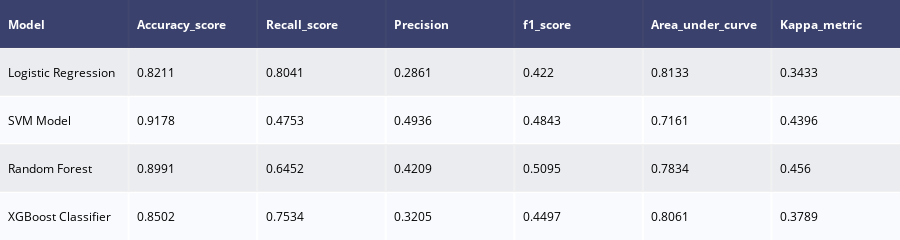

Here is the notebook cell this chart was saved with:
### Markdown cell above
# <a id='6'>6. Model Performances</a>
## <a id='6.1'>6.1. model performance metrics</a>

### Code cell
from sklearn.metrics import f1_score
from sklearn.metrics import cohen_kappa_score

#gives model report in dataframe
def model_report(model,training_x,testing_x,training_y,testing_y,name) :
    model.fit(training_x,training_y)
    predictions  = model.predict(testing_x)
    accuracy     = accuracy_score(testing_y,predictions)
    recallscore  = recall_score(testing_y,predictions)
    precision    = precision_score(testing_y,predictions)
    roc_auc      = roc_auc_score(testing_y,predictions)
    f1score      = f1_score(testing_y,predictions) 
    kappa_metric = cohen_kappa_score(testing_y,predictions)
    
    df = pd.DataFrame({"Model"           : [name],
                       "Accuracy_score"  : [accuracy],
                       "Recall_score"    : [recallscore],
                       "Precision"       : [precision],
                       "f1_score"        : [f1score],
                       "Area_under_curve": [roc_auc],
                       "Kappa_metric"    : [kappa_metric],
                      })
    return df

#outputs for every model
model1 = model_report(model_LR,x_train,x_test,y_train,y_test,
                      "Logistic Regression")
model2 = model_report(final_svm_model,x_train,x_test,y_train,y_test,
                      "SVM Model")
model3 = model_report(rfc,x_train,x_test,y_train,y_test,
                      "Random Forest")
model4 = model_report(model_XGB,x_train,x_test,y_train,y_test,
                      "XGBoost Classifier")

#concat all models
model_performances = pd.concat([model1,model2,model3,model4],axis = 0).reset_index()

model_performances = model_performances.drop(columns = "index",axis =1)

table  = ff.create_table(np.round(model_performances,4))

py.iplot(table)

### Figure 1 — Plotly figure (JSON) as saved in the notebook; plotly's stock layout.template omitted (floating-point values rounded to 4 significant figures)
{"data": [{"colorscale": [[0, "#00083e"], [0.5, "#ededee"], [1, "#ffffff"]], "hoverinfo": "none", "opacity": 0.75, "showscale": false, "type": "heatmap", "z": [[0, 0, 0, 0, 0, 0, 0], [0.5, 0.5, 0.5, 0.5, 0.5, 0.5, 0.5], [1, 1, 1, 1, 1, 1, 1], [0.5, 0.5, 0.5, 0.5, 0.5, 0.5, 0.5], [1, 1, 1, 1, 1, 1, 1]]}], "layout": {"annotations": [{"align": "left", "font": {"color": "#ffffff"}, "showarrow": false, "text": "<b>Model</b>", "x": -0.45, "xanchor": "left", "xref": "x", "y": 0, "yref": "y"}, {"align": "left", "font": {"color": "#ffffff"}, "showarrow": false, "text": "<b>Accuracy_score</b>", "x": 0.55, "xanchor": "left", "xref": "x", "y": 0, "yref": "y"}, {"align": "left", "font": {"color": "#ffffff"}, "showarrow": false, "text": "<b>Recall_score</b>", "x": 1.55, "xanchor": "left", "xref": "x", "y": 0, "yref": "y"}, {"align": "left", "font": {"color": "#ffffff"}, "showarrow": false, "text": "<b>Precision</b>", "x": 2.55, "xanchor": "left", "xref": "x", "y": 0, "yref": "y"}, {"align": "left", "font": {"color": "#ffffff"}, "showarrow": false, "text": "<b>f1_score</b>", "x": 3.55, "xanchor": "left", "xref": "x", "y": 0, "yref": "y"}, {"align": "left", "font": {"color": "#ffffff"}, "showarrow": false, "text": "<b>Area_under_curve</b>", "x": 4.55, "xanchor": "left", "xref": "x", "y": 0, "yref": "y"}, {"align": "left", "font": {"color": "#ffffff"}, "showarrow": false, "text": "<b>Kappa_metric</b>", "x": 5.55, "xanchor": "left", "xref": "x", "y": 0, "yref": "y"}, {"align": "left", "font": {"color": "#000000"}, "showarrow": false, "text": "Logistic Regression", "x": -0.45, "xanchor": "left", "xref": "x", "y": 1, "yref": "y"}, {"align": "left", "font": {"color": "#000000"}, "showarrow": false, "text": "0.8211", "x": 0.55, "xanchor": "left", "xref": "x", "y": 1, "yref": "y"}, {"align": "left", "font": {"color": "#000000"}, "showarrow": false, "text": "0.8041", "x": 1.55, "xanchor": "left", "xref": "x", "y": 1, "yref": "y"}, {"align": "left", "font": {"color": "#000000"}, "showarrow": false, "text": "0.2861", "x": 2.55, "xanchor": "left", "xref": "x", "y": 1, "yref": "y"}, {"align": "left", "font": {"color": "#000000"}, "showarrow": false, "text": "0.422", "x": 3.55, "xanchor": "left", "xref": "x", "y": 1, "yref": "y"}, {"align": "left", "font": {"color": "#000000"}, "showarrow": false, "text": "0.8133", "x": 4.55, "xanchor": "left", "xref": "x", "y": 1, "yref": "y"}, {"align": "left", "font": {"color": "#000000"}, "showarrow": false, "text": "0.3433", "x": 5.55, "xanchor": "left", "xref": "x", "y": 1, "yref": "y"}, {"align": "left", "font": {"color": "#000000"}, "showarrow": false, "text": "SVM Model", "x": -0.45, "xanchor": "left", "xref": "x", "y": 2, "yref": "y"}, {"align": "left", "font": {"color": "#000000"}, "showarrow": false, "text": "0.9178", "x": 0.55, "xanchor": "left", "xref": "x", "y": 2, "yref": "y"}, {"align": "left", "font": {"color": "#000000"}, "showarrow": false, "text": "0.4753", "x": 1.55, "xanchor": "left", "xref": "x", "y": 2, "yref": "y"}, {"align": "left", "font": {"color": "#000000"}, "showarrow": false, "text": "0.4936", "x": 2.55, "xanchor": "left", "xref": "x", "y": 2, "yref": "y"}, {"align": "left", "font": {"color": "#000000"}, "showarrow": false, "text": "0.4843", "x": 3.55, "xanchor": "left", "xref": "x", "y": 2, "yref": "y"}, {"align": "left", "font": {"color": "#000000"}, "showarrow": false, "text": "0.7161", "x": 4.55, "xanchor": "left", "xref": "x", "y": 2, "yref": "y"}, {"align": "left", "font": {"color": "#000000"}, "showarrow": false, "text": "0.4396", "x": 5.55, "xanchor": "left", "xref": "x", "y": 2, "yref": "y"}, {"align": "left", "font": {"color": "#000000"}, "showarrow": false, "text": "Random Forest", "x": -0.45, "xanchor": "left", "xref": "x", "y": 3, "yref": "y"}, {"align": "left", "font": {"color": "#000000"}, "showarrow": false, "text": "0.8991", "x": 0.55, "xanchor": "left", "xref": "x", "y": 3, "yref": "y"}, {"align": "left", "font": {"color": "#000000"}, "showarrow": false, "text": "0.6452", "x": 1.55, "xanchor": "left", "xref": "x", "y": 3, "yref": "y"}, {"align": "left", "font": {"color": "#000000"}, "showarrow": false, "text": "0.4209", "x": 2.55, "xanchor": "left", "xref": "x", "y": 3, "yref": "y"}, {"align": "left", "font": {"color": "#000000"}, "showarrow": false, "text": "0.5095", "x": 3.55, "xanchor": "left", "xref": "x", "y": 3, "yref": "y"}, {"align": "left", "font": {"color": "#000000"}, "showarrow": false, "text": "0.7834", "x": 4.55, "xanchor": "left", "xref": "x", "y": 3, "yref": "y"}, {"align": "left", "font": {"color": "#000000"}, "showarrow": false, "text": "0.456", "x": 5.55, "xanchor": "left", "xref": "x", "y": 3, "yref": "y"}, {"align": "left", "font": {"color": "#000000"}, "showarrow": false, "text": "XGBoost Classifier", "x": -0.45, "xanchor": "left", "xref": "x", "y": 4, "yref": "y"}, {"align": "left", "font": {"color": "#000000"}, "showarrow": false, "text": "0.8502", "x": 0.55, "xanchor": "left", "xref": "x", "y": 4, "yref": "y"}, {"align": "left", "font": {"color": "#000000"}, "showarrow": false, "text": "0.7534", "x": 1.55, "xanchor": "left", "xref": "x", "y": 4, "yref": "y"}, {"align": "left", "font": {"color": "#000000"}, "showarrow": false, "text": "0.3205", "x": 2.55, "xanchor": "left", "xref": "x", "y": 4, "yref": "y"}, {"align": "left", "font": {"color": "#000000"}, "showarrow": false, "text": "0.4497", "x": 3.55, "xanchor": "left", "xref": "x", "y": 4, "yref": "y"}, {"align": "left", "font": {"color": "#000000"}, "showarrow": false, "text": "0.8061", "x": 4.55, "xanchor": "left", "xref": "x", "y": 4, "yref": "y"}, {"align": "left", "font": {"color": "#000000"}, "showarrow": false, "text": "0.3789", "x": 5.55, "xanchor": "left", "xref": "x", "y": 4, "yref": "y"}], "height": 200, "margin": {"b": 0, "l": 0, "r": 0, "t": 0}, "xaxis": {"dtick": 1, "gridwidth": 2, "showticklabels": false, "tick0": -0.5, "ticks": "", "zeroline": false}, "yaxis": {"autorange": "reversed", "dtick": 1, "gridwidth": 2, "showticklabels": false, "tick0": 0.5, "ticks": "", "zeroline": false}}}
